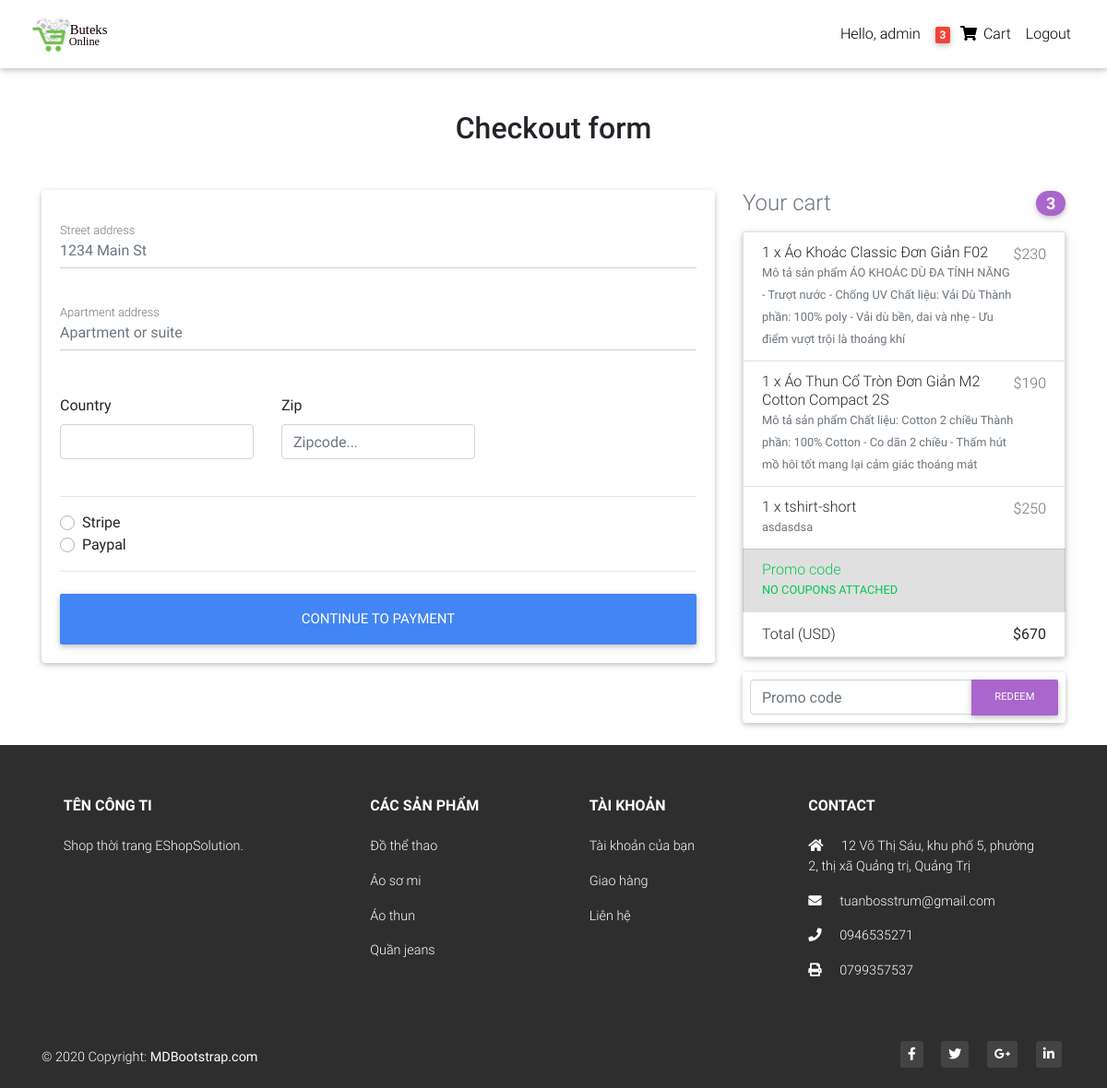
Screenshot of /checkout/ (signed in) with the database file from the repository.
### catalog/models.py (models this page shows, shortened)
class Order(models.Model):
    user = models.ForeignKey(User, on_delete=models.CASCADE)
    items = models.ManyToManyField(OrderItem)
    address = models.ForeignKey(
        "Address", on_delete=models.SET_NULL, blank=True, null=True)
    payment = models.ForeignKey(
        "Payment", on_delete=models.SET_NULL, blank=True, null=True)
    coupon = models.ForeignKey(
        "Coupon", on_delete=models.SET_NULL, blank=True, null=True)
    ordered = models.BooleanField(default=False)
    start_date = models.DateTimeField(auto_now_add=True)
    ordered_date = models.DateTimeField()
    def get_total(self):
        total = 0
        for order_item in self.items.all():
            total += order_item.get_final_price()
        if self.coupon:
            total -= self.coupon.amount
        return total

class OrderItem(models.Model):
    user = models.ForeignKey(User, on_delete=models.CASCADE)
    item = models.ForeignKey(Item, on_delete=models.CASCADE)
    ordered = models.BooleanField(default=False)
    quantity = models.IntegerField(default=1)
    def get_total_item_discount_price(self):
        return self.quantity * self.item.discount_price
    def get_final_price(self):
        if self.item.discount_price:
            return self.get_total_item_discount_price()
        return self.get_total_item_price()

class Item(models.Model):
    title = models.CharField(max_length=200)
    price = models.IntegerField()
    discount_price = models.IntegerField(blank=True, null=True)
    slug = models.SlugField()
    status = models.CharField(max_length=200)
    category = models.CharField(choices=CATEGORY_CHOICES, max_length=2)
    label = models.CharField(choices=LABEL_CHOICES, max_length=2)
    description = models.TextField()
    image = models.ImageField(default='default.jpg', upload_to='productImages')

### catalog/views.py (the view, shortened to what this page needs)
# urls.py: path('checkout/', CheckoutView.as_view(), name='checkout'),
class CheckoutView(View):
    def get(self, *args, **kwargs):
        order = Order.objects.get(user=self.request.user, ordered=False)
        coupon_form = CouponForm()
        form = AddressForm()
        context = {
            'form': form,
            'order': order,
            'coupon_form': coupon_form,
            "DISPLAY_COUPON_FORM": True
        }
        return render(self.request, 'checkout.html', context)

### catalog/forms.py
class AddressForm(forms.Form):
    street_address = forms.CharField()
    apartment_address = forms.CharField()
    country = CountryField(blank_label="Select country").formfield(widget=CountrySelectWidget(attrs={
        "class": "custom-select d-block w-100"
    }))
    zip = forms.CharField(required=False)
    save_info = forms.BooleanField(required=False)
    use_default = forms.BooleanField(required=False)
    payment_option = forms.ChoiceField(
        widget=forms.RadioSelect(), choices=PAYMENT_CHOICES)

class CouponForm(forms.Form):
    code = forms.CharField(widget=forms.TextInput(attrs={
        'class': "form-control",
        'placeholder': "Promo code",
        'aria-label ': "Recipient's username",
        'aria-describedby': "basic-addon2"
    }), max_length=50)

### catalog/templatetags/cart_template_tags.py (called while the page is built)
@register.filter
def cart_item_count(user):
    if user.is_authenticated:
        qs = Order.objects.filter(user=user, ordered=False)
        if qs.exists():
            order = qs[0]
            return order.items.count()
    return 0

### templates/checkout.html (shortened to what this page needs)
{% extends 'base.html' %}
{% load crispy_forms_tags %}
{% block content %}
<main class="mt-5 pt-4">
  <div class="container wow fadeIn">
    <h2 class="my-5 h2 text-center">Checkout form</h2>
    <div class="row">
      <div class="col-md-8 mb-4">
        <div class="card">
          <form class="card-body" method="POST">
            <div class="md-form mb-5">
              <input type="text" name="street_address" id="street_address" class="form-control" placeholder="1234 Main St" required>
              <label for="street_address" class="">Street address</label>
            </div>
            <div class="md-form mb-5">
              <input type="text" name="apartment_address" id="apartment_address" class="form-control" placeholder="Apartment or suite" required>
              <label for="apartment_address" class="">Apartment address</label>
            </div>
            <div class="row">
              <div class="col-lg-4 col-md-12 mb-4">
                <label for="country">Country</label>
                {{form.country}}
              </div>
              <div class="col-lg-4 col-md-6 mb-4">
                <label for="zip">Zip</label>
                <input type="text" name="zip" class="form-control" id="zip" placeholder="Zipcode..." >
              </div>
            </div>
            <hr>
            <div class="d-block my-3">
              <div class="custom-control custom-radio">
                <label class="custom-control-label" for="stripe">Stripe</label>
              </div>
              <div class="custom-control custom-radio">
                <label class="custom-control-label" for="paypal">Paypal</label>
              </div>
            </div>
            <hr class="mb-4">
            <button class="btn btn-primary btn-lg btn-block" type="submit">Continue to Payment</button>
          </form>
        </div>
      </div>
      <div class="col-md-4 mb-4">
        {% include "snippet.html" %}
      </div>
    </div>
  </div>
</main>
{% endblock content %}

### templates/base.html (shortened to what this page needs)
{% load static %}
{% load cart_template_tags %}
<!DOCTYPE html>
<html lang="en">
<head>
  <link rel="stylesheet" href="https://use.fontawesome.com/releases/v5.11.2/css/all.css">
  <link href="{% static 'css/bootstrap.min.css' %}" rel="stylesheet">
  <link href="{% static 'css/mdb.min.css' %}" rel="stylesheet">
  <link href="{% static 'css/style.min.css' %}" rel="stylesheet">
</head>
<body>
<nav class="navbar fixed-top navbar-expand-lg navbar-light white scrolling-navbar">
<div class="container-fluid">
    <a class="navbar-brand waves-effect" href="{% url 'home' %}">
      <img class="ml-0 pl-0" style="height: 40px;" src="{% static 'logo-black.svg' %}" alt="Logo">
    </a>
    <div class="collapse navbar-collapse" id="navbarSupportedContent">
    <ul class="navbar-nav nav-flex-icons">
      {% if request.user.is_authenticated %}
        <li class="nav-item">
          <a class="nav-link waves-effect" href="#">Hello, {{request.user.username}}
          </a>
        </li>
        <li class="nav-item">
        <a href="{% url 'order_summary' %}" class="nav-link waves-effect">
            <span class="badge red z-depth-1 mr-1">{{ request.user|cart_item_count}}</span>
            <i class="fas fa-shopping-cart"></i>
            <span class="clearfix d-none d-sm-inline-block"> Cart </span>
        </a>
        </li>
         <li class="nav-item">
          <a class="nav-link waves-effect" href="{% url 'account_logout' %}">Logout
          </a>
        </li>
      {% endif %}
    </ul>
    </div>
</div>
</nav>
{% block content %}
{% endblock content %}
<footer class="page-footer font-small elegant-color pt-4">
  <div class="container text-center text-md-left">
    <div class="row text-center text-md-left mt-3 pb-3">
      <div class="col-md-3 col-lg-3 col-xl-3 mx-auto mt-3">
        <h6 class="text-uppercase mb-4 font-weight-bold">Tên công ti</h6>
        <p>Shop thời trang EShopSolution.</p>
      </div>
      <div class="col-md-2 col-lg-2 col-xl-2 mx-auto mt-3">
        <h6 class="text-uppercase mb-4 font-weight-bold">Các sản phẩm</h6>
        <p>
          <a href="#!">Đồ thể thao</a>
        </p>
        <p>
          <a href="#!">Áo sơ mi</a>
        </p>
        <p>
          <a href="#!">Áo thun</a>
        </p>
        <p>
          <a href="#!">Quần jeans</a>
        </p>
      </div>
      <div class="col-md-3 col-lg-2 col-xl-2 mx-auto mt-3">
        <h6 class="text-uppercase mb-4 font-weight-bold">Tài khoản</h6>
        <p>
          <a href="#!">Tài khoản của bạn</a>
        </p>
        <p>
          <a href="#!">Giao hàng</a>
        </p>
        <p>
          <a href="#!">Liên hệ</a>
        </p>
      </div>
      <div class="col-md-4 col-lg-3 col-xl-3 mx-auto mt-3">
        <h6 class="text-uppercase mb-4 font-weight-bold">Contact</h6>
        <p>
          <i class="fas fa-home mr-3"></i> 12 Võ Thị Sáu, khu phố 5, phường 2, thị xã Quảng trị, Quảng Trị</p>
        <p>
          <i class="fas fa-envelope mr-3"></i> tuanbosstrum@gmail.com</p>
        <p>
          <i class="fas fa-phone mr-3"></i>  0946535271</p>
        <p>
          <i class="fas fa-print mr-3"></i>  0799357537</p>
      </div>
    </div>
    <hr>
    <div class="row d-flex align-items-center">
      <div class="col-md-7 col-lg-8">
        <p class="text-center text-md-left">© 2020 Copyright:
          <a href="https://mdbootstrap.com/">
            <strong> MDBootstrap.com</strong>
          </a>
        </p>
      </div>
      <div class="col-md-5 col-lg-4 ml-lg-0">
        <div class="text-center text-md-right">
          <ul class="list-unstyled list-inline">
            <li class="list-inline-item">
              <a class="btn-floating btn-sm rgba-white-slight mx-1">
                <i class="fab fa-facebook-f"></i>
              </a>
            </li>
            <li class="list-inline-item">
              <a class="btn-floating btn-sm rgba-white-slight mx-1">
                <i class="fab fa-twitter"></i>
              </a>
            </li>
            <li class="list-inline-item">
              <a class="btn-floating btn-sm rgba-white-slight mx-1">
                <i class="fab fa-google-plus-g"></i>
              </a>
            </li>
            <li class="list-inline-item">
              <a class="btn-floating btn-sm rgba-white-slight mx-1">
                <i class="fab fa-linkedin-in"></i>
              </a>
            </li>
          </ul>
        </div>
      </div>
    </div>
  </div>
</footer>
</body>
</html>

### templates/snippet.html (shortened to what this page needs)
<h4 class="d-flex justify-content-between align-items-center mb-3">
  <span class="text-muted">Your cart</span>
  <span class="badge badge-secondary badge-pill">{{order.items.count}}</span>
</h4>
<ul class="list-group mb-3 z-depth-1">
  {% for order_item in order.items.all %}
  <li class="list-group-item d-flex justify-content-between lh-condensed">
    <div>
      <h6 class="my-0">{{order_item.quantity}} x {{order_item.item.title}}</h6>
      <small class="text-muted">{{order_item.item.description}}</small>
    </div>
    <span class="text-muted">${{order_item.get_final_price}}</span>
  </li>
  {% endfor %}
  {% if order.coupon %}
  <li class="list-group-item d-flex justify-content-between bg-light">
    <div class="text-success">
      <h6 class="my-0">Promo code</h6>
      <small>{{order.coupon.code}}</small>
    </div>
    <span class="text-success">-${{order.coupon.amount}}</span>
  </li>
  {% else %}
  <li class="list-group-item d-flex justify-content-between bg-light">
    <div class="text-success">
      <h6 class="my-0">Promo code</h6>
      <small>NO COUPONS ATTACHED</small>
    </div>
  </li>
  {% endif %}
  <li class="list-group-item d-flex justify-content-between">
    <span>Total (USD)</span>
    <strong>${{order.get_total}}</strong>
  </li>
</ul>
{% if DISPLAY_COUPON_FORM %}
<form class="card p-2" action="{% url 'add_coupon' %}" method="POST">
  <div class="input-group">
    {{coupon_form.code}}
    <div class="input-group-append">
      <button class="btn btn-secondary btn-md waves-effect m-0" type="submit">
        Redeem
      </button>
    </div>
  </div>
</form>
{% endif %}

### templates/base.html (style rules this page uses)
html, body, header, .carousel { height: 60vh; }

### rows the page displays
Order: items.count "3", get_total "670"
OrderItem: quantity "1", item "Áo Khoác Classic Đơn Giản F02", item.description "Mô tả sản phẩm ÁO KHOÁC DÙ ĐA TÍNH NĂNG - Trượt nước - Chống UV Chất liệu: Vải Dù Thành phần: 100% poly - Vải dù bền, dai và nhẹ - Ưu điểm vượt trội là thoáng khí", get_final_price "230"
OrderItem: quantity "1", item "Áo Thun Cổ Tròn Đơn Giản M2 Cotton Compact 2S", item.description "Mô tả sản phẩm Chất liệu: Cotton 2 chiều Thành phần: 100% Cotton - Co dãn 2 chiều - Thấm hút mồ hôi tốt mang lại cảm giác thoáng mát", get_final_price "190"
OrderItem: quantity "1", item "tshirt-short", item.description "asdasdsa", get_final_price "250"

### other values shown
{{ request.user.username }} "admin"
{{ request.user|cart_item_count }} "3"
